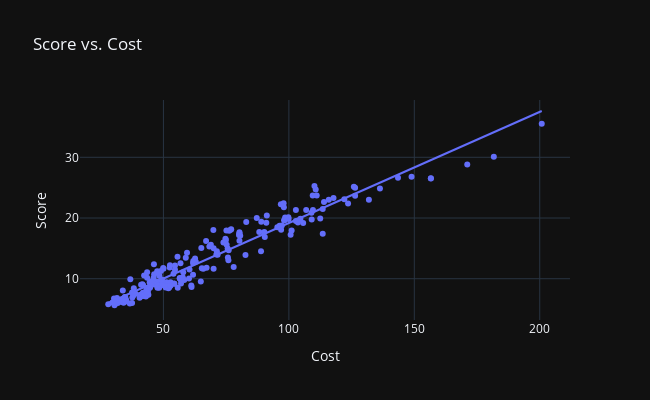

Notebook source saved alongside this figure:
### Code cell
# Visulaize score vs. cost
import plotly.express as px
px.scatter(df, x="Cost", y="Score", trendline='ols', template="plotly_dark", height=400, width=650, title="Score vs. Cost")

### Figure 1 — Plotly figure (JSON) as saved in the notebook; plotly's stock layout.template omitted (floating-point values rounded to 4 significant figures; data arrays with more than 128 entries replaced by an {"elided": "..."} marker saying what was removed)
{"data": [{"hovertemplate": "Cost=%{x}<br>Score=%{y}<extra></extra>", "legendgroup": "", "marker": {"color": "#636efa", "symbol": "circle"}, "mode": "markers", "name": "", "orientation": "v", "showlegend": false, "type": "scatter", "x": {"elided": "202 float values"}, "xaxis": "x", "y": {"elided": "202 float values"}, "yaxis": "y"}, {"hovertemplate": "<b>OLS trendline</b><br>Score = 0.183045 * Cost + 0.873365<br>R<sup>2</sup>=0.927401<br><br>Cost=%{x}<br>Score=%{y} <b>(trend)</b><extra></extra>", "legendgroup": "", "marker": {"color": "#636efa", "symbol": "circle"}, "mode": "lines", "name": "", "showlegend": false, "type": "scatter", "x": {"elided": "202 float values"}, "xaxis": "x", "y": {"elided": "202 float values"}, "yaxis": "y"}], "layout": {"height": 400, "legend": {"tracegroupgap": 0}, "title": {"text": "Score vs. Cost"}, "width": 650, "xaxis": {"anchor": "y", "domain": [0, 1], "title": {"text": "Cost"}}, "yaxis": {"anchor": "x", "domain": [0, 1], "title": {"text": "Score"}}}}
